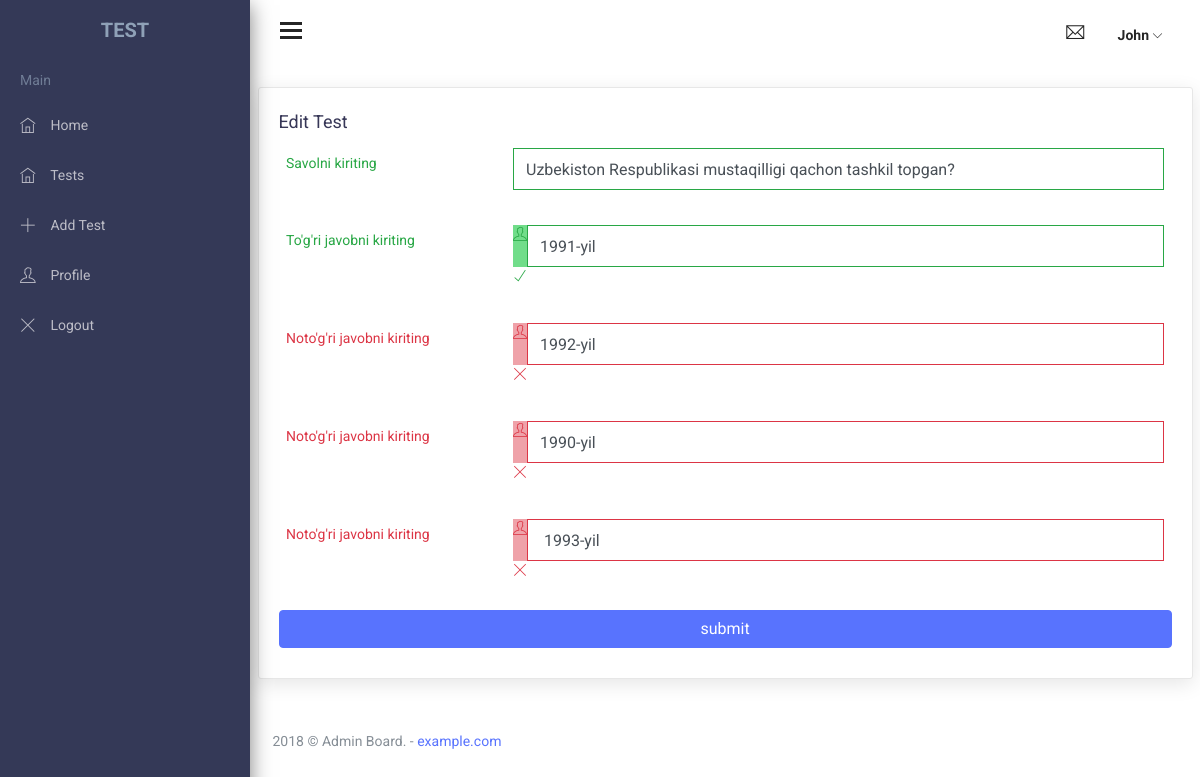
/view-edit-test.php?id=1, run on the app's committed database.
### tables this page shows
CREATE TABLE `quiz` (
  `id` int(11) NOT NULL,
  `savol` text NOT NULL,
  `t_javob` varchar(255) NOT NULL,
  `n_javob` varchar(255) NOT NULL,
  `n_javob2` varchar(255) NOT NULL,
  `n_javob3` varchar(255) NOT NULL
);

### com/test.php (called while the page is built, shortened)
<?php
require_once "config.php";
class Test{
    public function editQuizView($id){
        $config = new Config();
        $obj = $config->sql("SELECT * FROM `quiz` WHERE `id` = '$id'");
        return $config->sqlArray($obj);
    }
}
?>

### com/config.php (called while the page is built, shortened)
<?php
class Config{
    private $connection;
    public function __construct()
    {
        $this->connection = new mysqli(self::HOST, self::DB_USER, self::DB_PASS, self::DB_NAME);
    }
    public function sql($query){
        return mysqli_query($this->connection, $query);
    }
    public function sqlArray($obj){
        $result = [];
        while($row = $obj->fetch_assoc()){
            $result[] = $row;
        }
        return $result;
    }
}
 ?>

### view-edit-test.php (the view, shortened to what this page needs)
<?php
require ("com/test.php");
    $test = new Test();
    $id = $_GET["id"];
    $result = $test->editQuizView($id);
?>
<!DOCTYPE html>
<html lang="en">
<head>
    <link href="css/lib/calendar2/pignose.calendar.min.css" rel="stylesheet">
    <link href="css/lib/chartist/chartist.min.css" rel="stylesheet">
    <link href="css/lib/font-awesome.min.css" rel="stylesheet">
    <link href="css/lib/themify-icons.css" rel="stylesheet">
    <link href="css/lib/owl.carousel.min.css" rel="stylesheet" />
    <link href="css/lib/owl.theme.default.min.css" rel="stylesheet" />
    <link href="css/lib/weather-icons.css" rel="stylesheet" />
    <link href="css/lib/menubar/sidebar.css" rel="stylesheet">
    <link href="css/lib/bootstrap.min.css" rel="stylesheet">
    <link href="css/lib/helper.css" rel="stylesheet">
    <link href="css/style.css" rel="stylesheet">
</head>
<body>
<?php
require_once("inc/sidebar.php");
require_once("inc/header.php");
?>
                    <div class="row">
                        <div class="col-lg-12">
                            <div class="card">
                                <div class="card-title">
                                    <h4>Edit Test</h4>
                                </div>
                                <div class="card-body">
                                    <div class="input-states">
            <?php
            foreach ($result as $baza){
            ?>
                                        <form class="form-horizontal" action="edit&delete/edit.php?id=<?=$baza["id"]?>" method="post">
                                            <div class="form-group has-success">
                                                <div class="row">
                                                    <label class="col-sm-3 control-label">Savolni kiriting</label>
                                                    <div class="col-sm-9">
                                                        <input name="savol" value="<?=$baza["savol"]?>" type="text" class="form-control">
                                                    </div>
                                                </div>
                                            </div>
                                            <div class="form-group has-success has-feedback">
                                                <div class="row">
                                                    <label class="col-sm-3 control-label">To'g'ri javobni kiriting</label>
                                                    <div class="col-sm-9">
                                                        <div class="input-group">
                                                            <span class="input-group-addon"><i
                                                                    class="ti-user"></i></span>
                                                            <input name="t_javob" value="<?=$baza["t_javob"]?>" type="text" class="form-control">
                                                        </div>
                                                        <span class="ti-check form-control-feedback"></span>
                                                    </div>
                                                </div>
                                            </div>
                                            <div class="form-group has-error has-feedback">
                                                <div class="row">
                                                    <label class="col-sm-3 control-label">Noto'g'ri javobni kiriting</label>
                                                    <div class="col-sm-9">
                                                        <div class="input-group">
                                                            <span class="input-group-addon"><i
                                                                    class="ti-user"></i></span>
                                                            <input name="n_javob1" value="<?=$baza["n_javob"]?>" type="text" class="form-control">
                                                        </div>
                                                        <span class="ti-close form-control-feedback"></span>
                                                    </div>
                                                </div>
                                            </div>
                                            <div class="form-group has-error has-feedback">
                                                <div class="row">
                                                    <label class="col-sm-3 control-label">Noto'g'ri javobni kiriting</label>
                                                    <div class="col-sm-9">
                                                        <div class="input-group">
                                                            <span class="input-group-addon"><i
                                                                    class="ti-user"></i></span>
                                                            <input name="n_javob2" value="<?=$baza["n_javob2"]?>" type="text" class="form-control">
                                                        </div>
                                                        <span class="ti-close form-control-feedback"></span>
                                                    </div>
                                                </div>
                                            </div>
                                            <div class="form-group has-error has-feedback">
                                                <div class="row">
                                                    <label class="col-sm-3 control-label">Noto'g'ri javobni kiriting</label>
                                                    <div class="col-sm-9">
                                                        <div class="input-group">
                                                            <span class="input-group-addon"><i
                                                                    class="ti-user"></i></span>
                                                            <input name="n_javob3" value=" <?=$baza["n_javob3"]?>" type="text" class="form-control">
                                                        </div>
                                                        <span class="ti-close form-control-feedback"></span>
                                                    </div>
                                                </div>
                                            </div>
            <?php
            }
            ?>
                                            <button name="ok" type="submit"  class="btn btn-primary btn-block m-b-10">submit</button>
                                        </form>
                                    </div>
                                </div>
                            </div>
                        </div>
                    </div>
<?php
require_once("inc/footer.php");
?>
</body>
</html>

### data on the page
quiz: savol "Uzbekiston Respublikasi mustaqilligi qachon tashkil topgan?", t_javob "1991-yil", n_javob1 "1992-yil", n_javob2 "1990-yil", n_javob3 "1993-yil"
